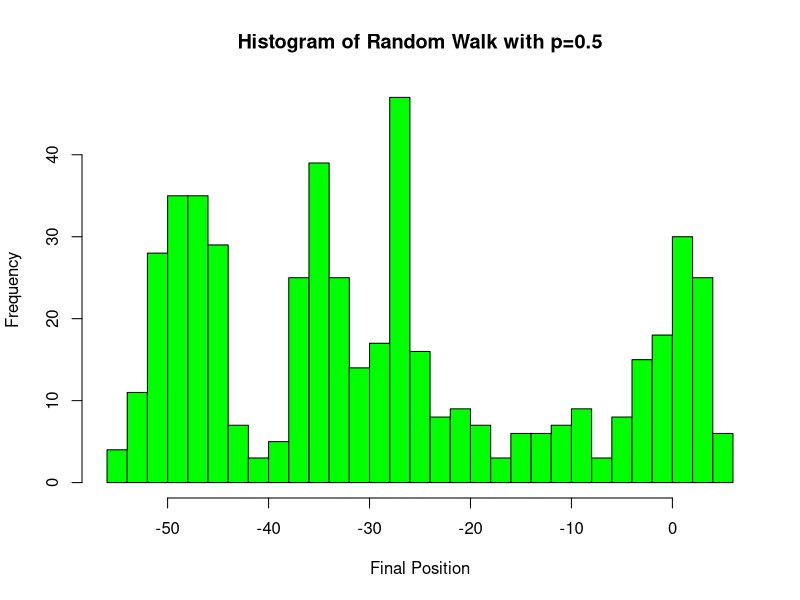
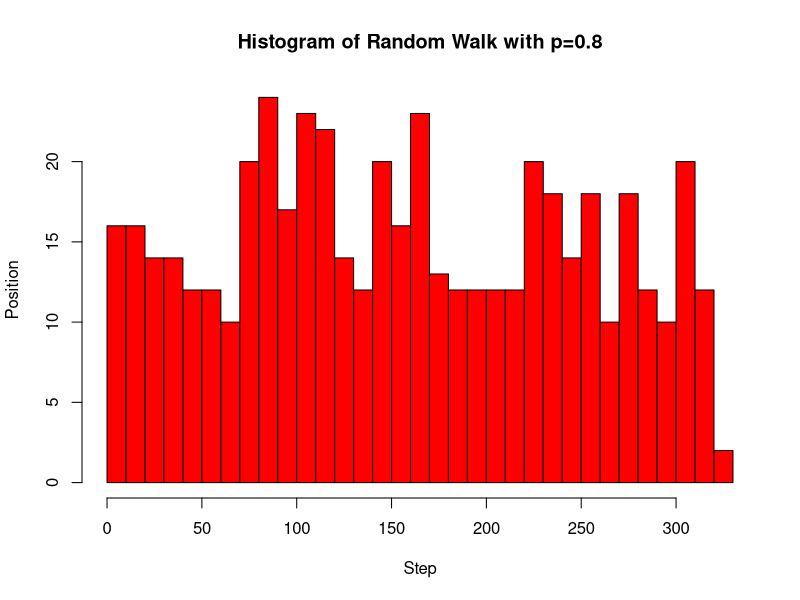
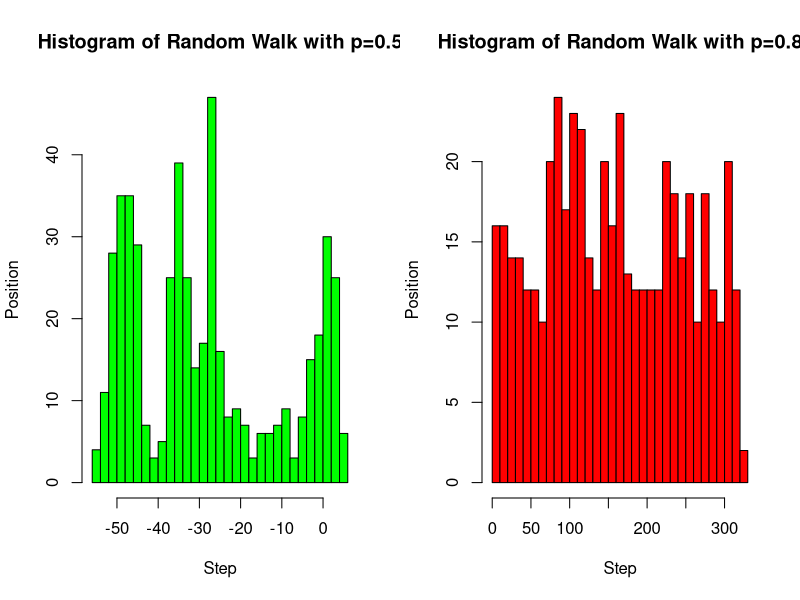
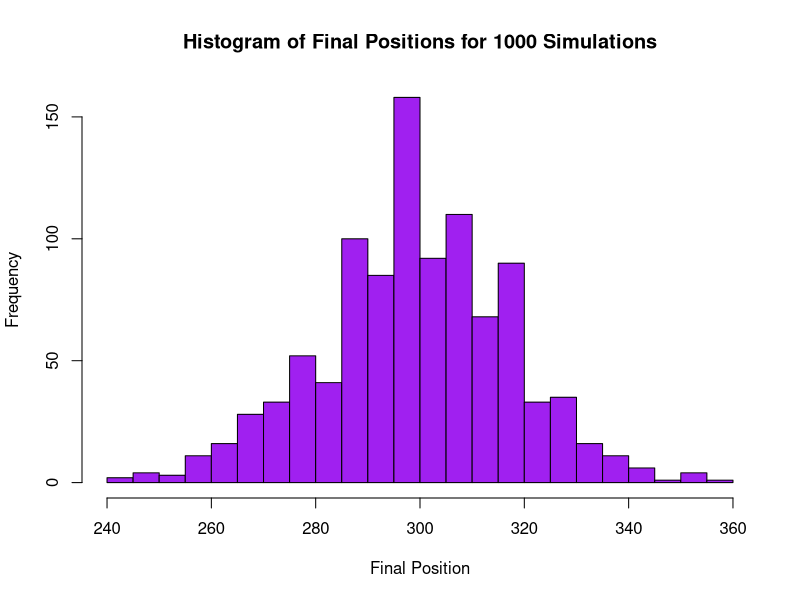
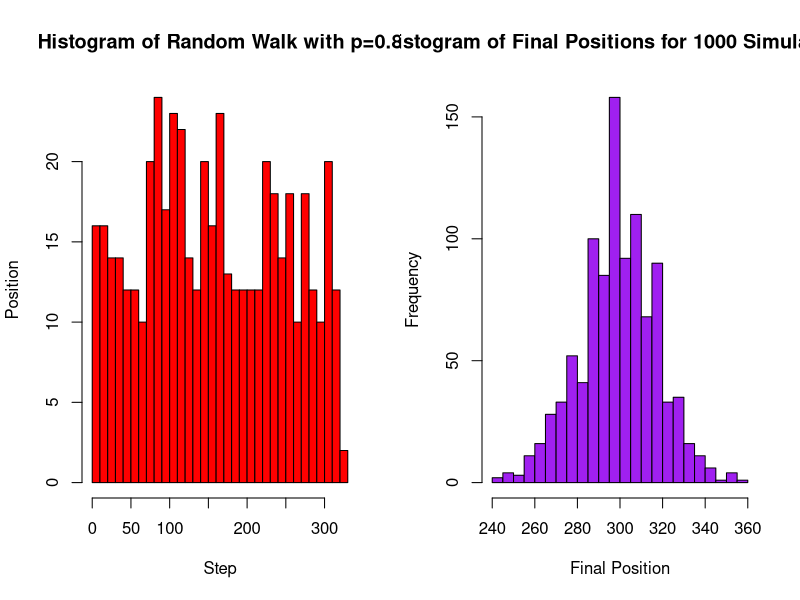

The R source for these figures, in order:
rm(list = ls())
set.seed(12345)

# (a)
p_a <- 0.5
n_steps <- 500
i <- 0  
steps_a <- ifelse(runif(n_steps) < p_a, 1, -1)
position_a <- cumsum(steps_a) + i
hist(position_a, breaks = 30, main='Histogram of Random Walk with p=0.5', xlab='Final Position', ylab='Frequency', col = "green")
simulated_probability <- mean(steps_a == 1)
simulated_probability


# (b)
p_b <- 0.8
steps_b <- ifelse(runif(n_steps) < p_b, 1, -1)
position_b <- cumsum(steps_b) + i
hist(position_b, breaks = 30, main = "Histogram of Random Walk with p=0.8", xlab = "Step", ylab ="Position", col = "red")
simulated_probability <- mean(steps_b == 1)
simulated_probability

# Comparison of plots in (a) and (b)
par(mfrow = c(1, 2))
hist(position_a, breaks = 30, main='Histogram of Random Walk with p=0.5', xlab='Step', ylab='Position', col = "green")
hist(position_b, breaks = 30, main = "Histogram of Random Walk with p=0.8", xlab = "Step", ylab ="Position", col = "red")
par(mfrow = c(1, 1))

# (c)
n_simulations <- 1000
final_positions <- numeric(n_simulations)
p =0.8


for (j in 1:n_simulations) {
  steps <- ifelse(runif(n_steps) < p, 1, -1)
  final_positions[j] <- sum(steps)
}


hist(final_positions, breaks=30, main='Histogram of Final Positions for 1000 Simulations', xlab='Final Position', ylab='Frequency', col = "purple")

mean_final_position <- mean(final_positions)
sd_final_position <- sd(final_positions)

list(mean = mean_final_position, sd = sd_final_position)

# Comparing the plots of part (b) and (c)
par(mfrow = c(1, 2))
hist(position_b, breaks = 30, main = "Histogram of Random Walk with p=0.8", xlab = "Step", ylab ="Position", col = "red")
hist(final_positions, breaks=30, main='Histogram of Final Positions for 1000 Simulations', xlab='Final Position', ylab='Frequency', col = "purple")
par(mfrow = c(1, 1))
















